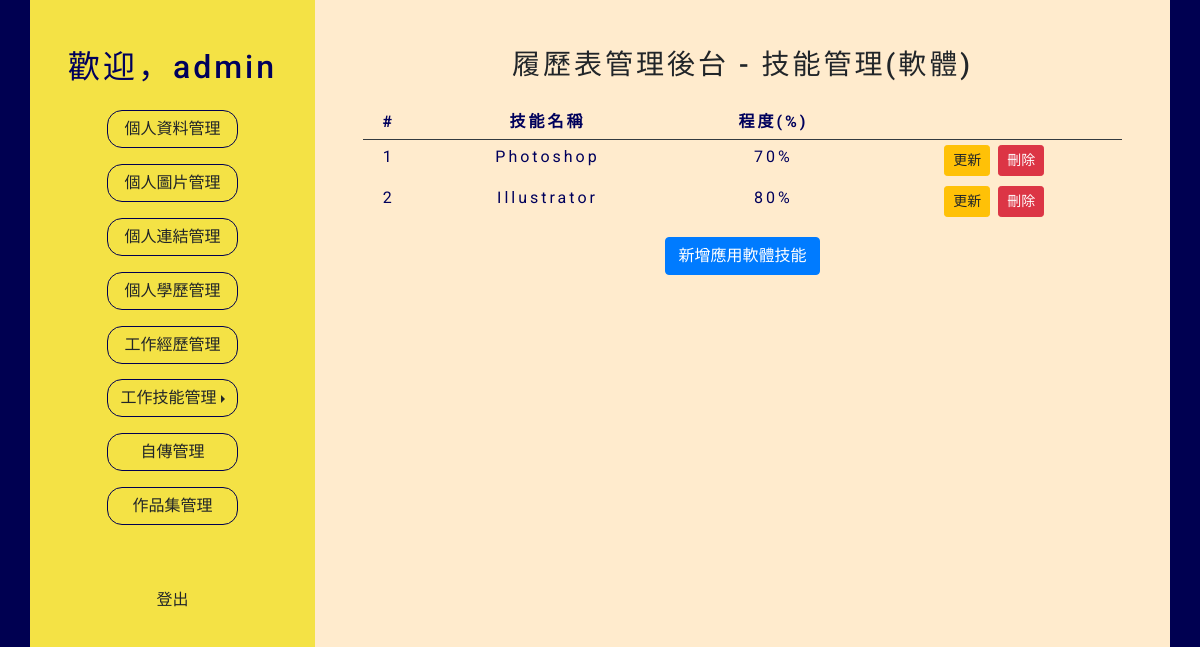
The app's page /main.php?do=skill_software (signed in) with its own data.
### tables this page shows
CREATE TABLE `resume_skillsoft` (
  `id` int(10) UNSIGNED NOT NULL,
  `userid` int(10) UNSIGNED NOT NULL,
  `name` varchar(30) NOT NULL,
  `level` varchar(3) NOT NULL
);

### base.php (called while the page is built, shortened)
<?php
class DB{
  private $dsn  = "mysql:host=localhost;charset=utf8;dbname=resume";
  private $root = "root";
  private $password = "";
  private $table = "";
  private $pdo;
  public function __construct($table){
    $this->table = $table;
    $this->pdo = new PDO($this->dsn,$this->root,$this->password);
  }
  public function all(...$arg){
    $sql = "select * from `$this->table`";
    if(!empty($arg[0]) && is_array($arg[0])){
      foreach ($arg[0] as $key => $value){
        $tmp[]= sprintf("`%s`='%s'",$key,$value);
      }
      $sql = $sql . " where " . implode( " && " , $tmp);
    }
    return $this->pdo->query($sql)->fetchAll(PDO::FETCH_ASSOC);
  }
}
?>

### backend/skill_software.php (the view, shortened to what this page needs)
<h3>履歷表管理後台 - 技能管理(軟體)</h3>
<table class="table table-sm text-center table-borderless mt-3">
  <thead>
    <tr class="border-bottom border-dark ">
      <th>#</th>
      <th>技能名稱</th>
      <th>程度(%)</th>
      <th></th>
    </tr>
  </thead>
  <tbody>
    <tr>
      <?php
      $db = new DB("resume_skillsoft");
      $rows = $db->all(["userid" => $userid]);
      foreach ($rows as $key => $row) {
        echo "<td>" . ($key + 1) . "</td>";
        echo "<td>" . $row['name'] . "</td>";
        echo "<td>" . $row['level'] . "%" . "</td>";
      ?>
        <td>
          <button class="btn btn-warning btn-sm mr-1 ubtn" data-toggle="modal" data-target="#Modal2" id="<?= $row['id'] ?>">更新
          </button><button class="btn btn-danger btn-sm ml-1" onclick="del_software(<?= $row['id'] ?>)">刪除</button>
        </td>
    </tr>
  <?php  }  ?>
  </tbody>
</table>
<button type="button" class="btn btn-primary" data-toggle="modal" data-target="#Modal1">新增應用軟體技能</button>

### css/style.css (style rules this page uses)
body { margin:0; padding:0; font-family: 'Josefin Sans','Noto Sans TC','Caveat','Lobster','Roboto' ,sans-serif; background-color: #000051; overflow: hidden; letter-spacing: 3px; }
.table { color:#00005c !important; }

### records on screen
resume_skillsoft: name "Photoshop", level "70"
resume_skillsoft: name "Illustrator", level "80"

### other values on screen
$_SESSION['username'] "admin"
